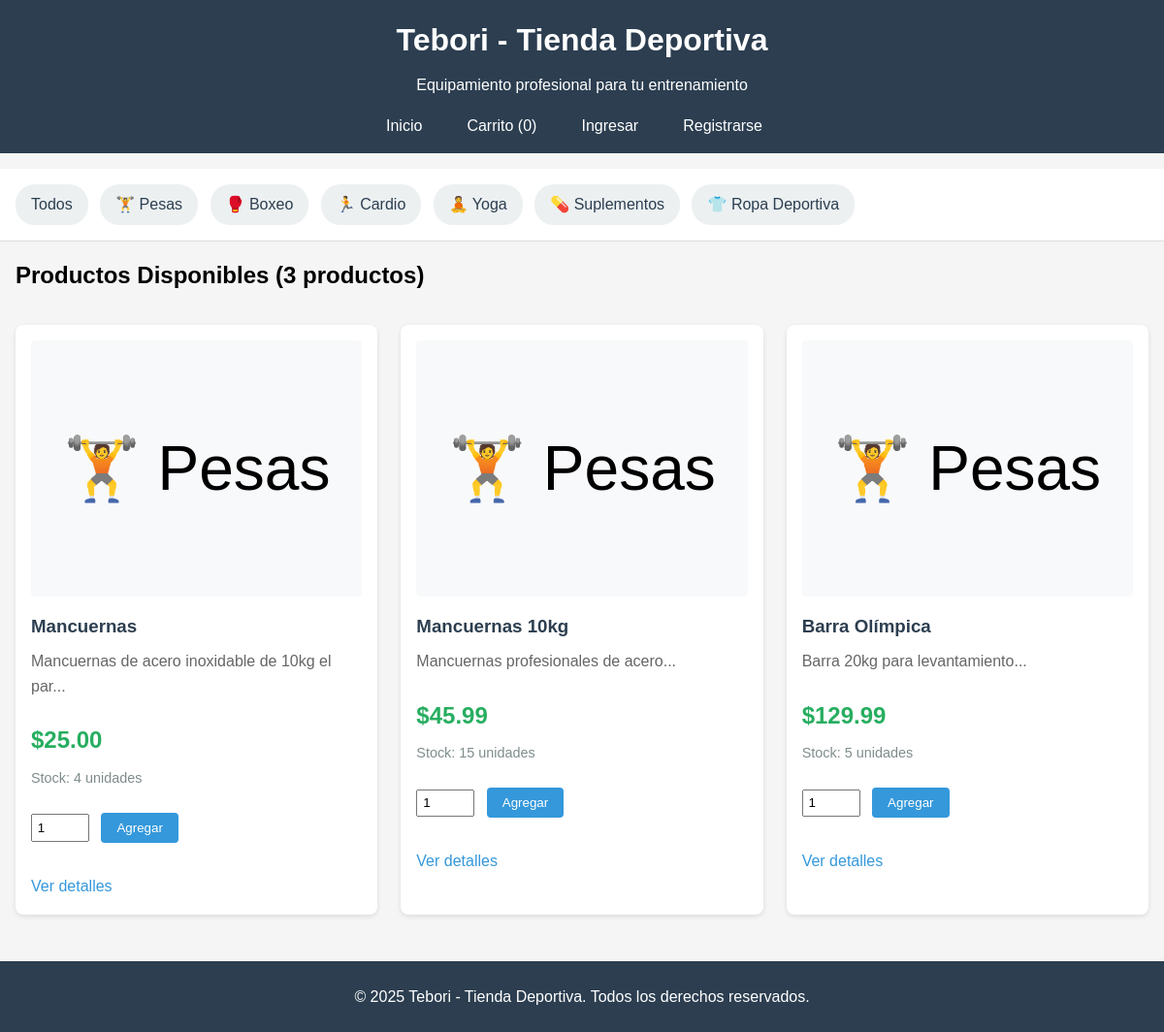
Page /index.php?categoria=pesas on the committed database.
### tables this page shows
CREATE TABLE `productos` (
  `id` int(11) NOT NULL,
  `nombre` varchar(200) NOT NULL,
  `descripcion` text DEFAULT NULL,
  `precio` decimal(10,2) NOT NULL,
  `categoria` varchar(50) NOT NULL,
  `stock` int(11) DEFAULT 0,
  `imagen` varchar(255) DEFAULT 'default.jpg',
  `fecha_creacion` timestamp NOT NULL DEFAULT current_timestamp(),
  `activo` tinyint(1) DEFAULT 1
);

### datos.php (called while the page is built, shortened)
<?php
$database = new Database();
$conn = $database->getConnection();
$categorias = array(
    'pesas' => '🏋️ Pesas',
    'boxeo' => '🥊 Boxeo',
    'cardio' => '🏃 Cardio',
    'yoga' => '🧘 Yoga',
    'suplementos' => '💊 Suplementos',
    'ropa' => '👕 Ropa Deportiva'
);
function obtenerProductos($conn, $categoria_filtro = null) {
    $query = "SELECT * FROM productos WHERE activo = 1";
    if ($categoria_filtro) {
        $query .= " AND categoria = :categoria";
    }
    $query .= " ORDER BY fecha_creacion DESC";
    $stmt = $conn->prepare($query);
    if ($categoria_filtro) {
        $stmt->bindParam(':categoria', $categoria_filtro);
    }
    $stmt->execute();
    return $stmt->fetchAll(PDO::FETCH_ASSOC);
}
$productos_array = obtenerProductos($conn);
$usuario_logueado = false;
$total_carrito = 0;
?>

### index.php (the view, shortened to what this page needs)
<?php
include 'datos.php';
$categoria_filtro = $_GET['categoria'] ?? null;
$productos_array = obtenerProductos($conn, $categoria_filtro);
?>
<!DOCTYPE html>
<html lang="es">
<head>
    <link rel="stylesheet" href="estilo.css">
</head>
<body>
    <div class="encabezado" style="text-align:center;">
        <h1 >Tebori - Tienda Deportiva</h1>
        <p>Equipamiento profesional para tu entrenamiento</p>
        <div class="menu">
            <a href="index.php">Inicio</a>
            <a href="carrito.php">Carrito (<?php echo $total_carrito; ?>)</a>
            <?php if ($usuario_logueado): ?>
                <span>Hola, <?php echo $usuario_nombre; ?></span>
                <?php if ($usuario_rol == 'admin'): ?>
                    <a href="admin.php">Admin</a>
                <?php endif; ?>
                <a href="logout.php">Salir</a>
            <?php else: ?>
                <a href="login.php">Ingresar</a>
                <a href="registro.php">Registrarse</a>
            <?php endif; ?>
        </div>
    </div>
    <div class="categorias">
        <a href="index.php">Todos</a>
        <?php foreach ($categorias as $clave => $nombre): ?>
            <a href="index.php?categoria=<?php echo $clave; ?>"
               class="<?php echo ($categoria_filtro == $clave) ? 'activa' : ''; ?>">
                <?php echo $nombre; ?>
            </a>
        <?php endforeach; ?>
    </div>
    <div class="contenedor">
        <h2>Productos Disponibles (<?php echo count($productos_array); ?> productos)</h2>
        <?php if (empty($productos_array)): ?>
            <div class="aviso">
                <p>No hay productos disponibles en esta categoría.</p>
                <?php if ($usuario_rol == 'admin'): ?>
                    <a href="admin.php">Agregar productos desde el panel admin</a>
                <?php endif; ?>
            </div>
        <?php else: ?>
            <div class="productos">
                <?php foreach ($productos_array as $producto): ?>
                    <div class="producto">
                        <div class="producto-imagen">
                            <?php
                            if ($producto['imagen'] && file_exists('uploads/' . $producto['imagen'])):
                            ?>
                                <img src="uploads/<?php echo $producto['imagen']; ?>"
                                     alt="<?php echo htmlspecialchars($producto['nombre']); ?>">
                            <?php else: ?>
                                <div class="icono-categoria">
                                    <?php echo $categorias[$producto['categoria']] ?? '🎯'; ?>
                                </div>
                            <?php endif; ?>
                        </div>
                        <div class="producto-info">
                            <h3><?php echo htmlspecialchars($producto['nombre']); ?></h3>
                            <p class="descripcion"><?php echo htmlspecialchars(substr($producto['descripcion'], 0, 100)) . '...'; ?></p>
                            <p class="precio">$<?php echo number_format($producto['precio'], 2); ?></p>
                            <p class="stock <?php echo ($producto['stock'] > 0) ? 'con-stock' : 'sin-stock'; ?>">
                                Stock: <?php echo $producto['stock']; ?> unidades
                            </p>
                            <?php if ($producto['stock'] > 0): ?>
                                <form action="agregar_carrito.php" method="POST">
                                    <div class="form-carrito">
                                        <input type="number" name="cantidad" value="1" min="1" max="<?php echo $producto['stock']; ?>">
                                        <button type="submit">Agregar</button>
                                    </div>
                                </form>
                            <?php else: ?>
                                <p class="sin-stock">Sin stock</p>
                            <?php endif; ?>
                            <a href="ver_producto.php?id=<?php echo $producto['id']; ?>" class="ver-mas">
                                Ver detalles
                            </a>
                        </div>
                    </div>
                <?php endforeach; ?>
            </div>
        <?php endif; ?>
    </div>
    <div class="pie">
        <p>&copy; <?php echo date('Y'); ?> Tebori - Tienda Deportiva. Todos los derechos reservados.</p>
    </div>
</body>
</html>

### estilo.css (style rules this page uses)
* { margin: 0; padding: 0; box-sizing: border-box; }
body { font-family: Arial, sans-serif; line-height: 1.6; background: #f5f5f5; }
.encabezado { background: #2c3e50; color: white; padding: 1rem; margin-bottom: 1rem; }
.encabezado h1 { margin-bottom: 0.5rem; }
.menu { margin-top: 1rem; }
.menu a, .menu span { color: white; margin-right: 1rem; text-decoration: none; padding: 0.3rem 0.8rem; border-radius: 4px; }
.categorias { background: white; padding: 1rem; border-bottom: 1px solid #ddd; margin-bottom: 1rem; }
.categorias a { display: inline-block; background: #ecf0f1; color: #2c3e50; padding: 0.5rem 1rem; margin-right: 0.5rem; border-radius: 20px; text-decoration: none; }
.contenedor { max-width: 1200px; margin: 0 auto; padding: 0 1rem; }
.productos { display: grid; grid-template-columns: repeat(auto-fill, minmax(300px, 1fr)); gap: 1.5rem; margin: 2rem 0; }
.producto { background: white; border-radius: 8px; overflow: hidden; box-shadow: 0 2px 5px rgba(0,0,0,0.1); padding: 1rem; }
.producto-imagen { font-size: 3rem; text-align: center; background: #f8f9fa; padding: 2rem; margin-bottom: 1rem; border-radius: 4px; }
.producto-info h3 { margin-bottom: 0.5rem; color: #2c3e50; }
.precio { font-size: 1.5rem; font-weight: bold; color: #27ae60; margin: 0.5rem 0; }
.stock { color: #7f8c8d; font-size: 0.9rem; margin-bottom: 1rem; }
.producto form { margin: 1rem 0; }
.producto input[type="number"] { width: 60px; padding: 0.3rem; margin-right: 0.5rem; }
.producto button { background: #3498db; color: white; border: none; padding: 0.5rem 1rem; border-radius: 4px; cursor: pointer; }
.ver-mas { display: inline-block; color: #3498db; text-decoration: none; margin-top: 0.5rem; }
.descripcion { color: #666; margin-bottom: 1.5rem; line-height: 1.6; }
.form-carrito { margin: 1.5rem 0; }
.pie { background: #2c3e50; color: white; text-align: center; padding: 1.5rem; margin-top: 3rem; }
.icono-categoria { width: 100%; height: 200px; display: flex; align-items: center; justify-content: center; font-size: 4rem; background: #f8f9fa; border-radius: 8px 8px 0 0; }

### rows in the picture
productos: categoria "🏋️ Pesas", nombre "Mancuernas", descripcion "Mancuernas de acero inoxidable de 10kg el par", precio "25.00", stock "4"
productos: categoria "🏋️ Pesas", nombre "Mancuernas 10kg", descripcion "Mancuernas profesionales de acero", precio "45.99", stock "15"
productos: categoria "🏋️ Pesas", nombre "Barra Olímpica", descripcion "Barra 20kg para levantamiento", precio "129.99", stock "5"

### other values in the picture
$total_carrito "0"
$nombre "🏋️ Pesas"
$nombre "🥊 Boxeo"
$nombre "🏃 Cardio"
$nombre "🧘 Yoga"
$nombre "💊 Suplementos"
$nombre "👕 Ropa Deportiva"
count($productos_array) "3"
